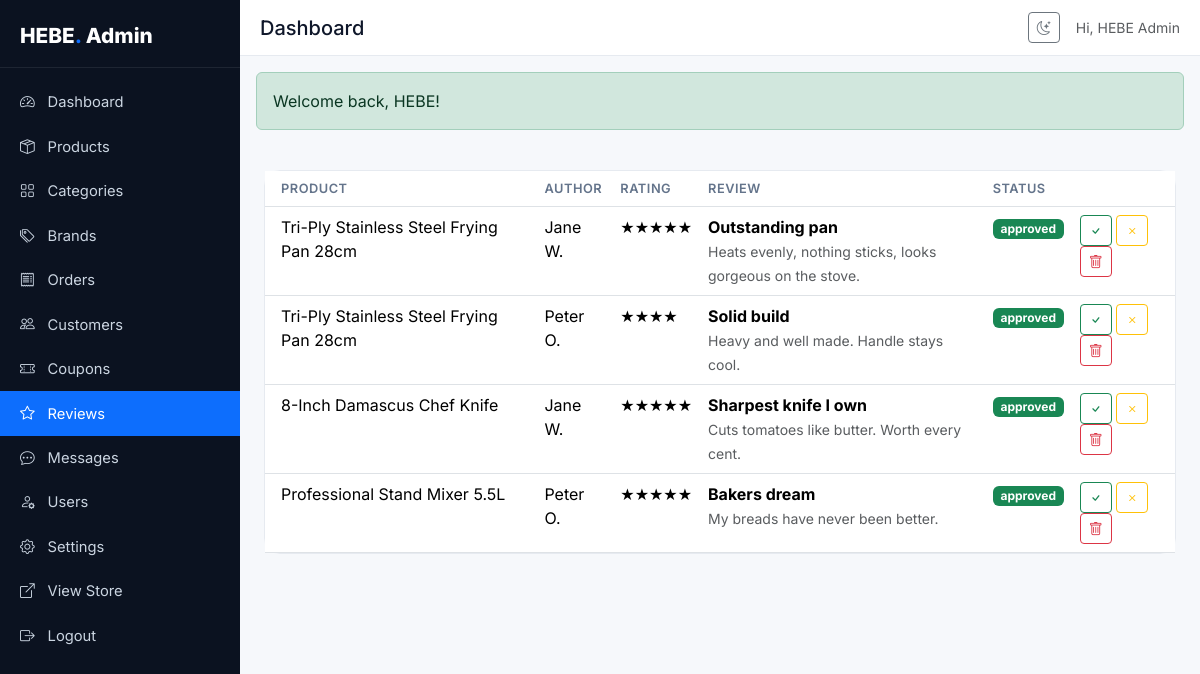
Screenshot of /admin/reviews.php (signed in) with the database file from the repository.
### tables this page shows
CREATE TABLE users (
    id INT AUTO_INCREMENT PRIMARY KEY,
    name VARCHAR(120) NOT NULL,
    email VARCHAR(160) NOT NULL UNIQUE,
    password VARCHAR(255) NOT NULL,
    phone VARCHAR(30) DEFAULT NULL,
    role ENUM('admin','customer') NOT NULL DEFAULT 'customer',
    avatar VARCHAR(255) DEFAULT NULL,
    email_verified TINYINT(1) NOT NULL DEFAULT 0,
    verify_token VARCHAR(64) DEFAULT NULL,
    reset_token VARCHAR(64) DEFAULT NULL,
    reset_expires DATETIME DEFAULT NULL,
    remember_token VARCHAR(64) DEFAULT NULL,
    status ENUM('active','suspended') NOT NULL DEFAULT 'active',
    created_at TIMESTAMP DEFAULT CURRENT_TIMESTAMP,
    INDEX idx_role (role)
);

CREATE TABLE reviews (
    id INT AUTO_INCREMENT PRIMARY KEY,
    product_id INT NOT NULL,
    user_id INT DEFAULT NULL,
    author_name VARCHAR(120) NOT NULL,
    rating TINYINT NOT NULL,
    title VARCHAR(160) DEFAULT NULL,
    body TEXT,
    status ENUM('pending','approved','rejected') NOT NULL DEFAULT 'approved',
    created_at TIMESTAMP DEFAULT CURRENT_TIMESTAMP,
    FOREIGN KEY (product_id) REFERENCES products(id) ON DELETE CASCADE,
    FOREIGN KEY (user_id) REFERENCES users(id) ON DELETE SET NULL,
    INDEX idx_product (product_id)
);

CREATE TABLE products (
    id INT AUTO_INCREMENT PRIMARY KEY,
    name VARCHAR(200) NOT NULL,
    slug VARCHAR(220) NOT NULL UNIQUE,
    sku VARCHAR(60) NOT NULL UNIQUE,
    barcode VARCHAR(60) DEFAULT NULL,
    category_id INT DEFAULT NULL,
    brand_id INT DEFAULT NULL,
    description TEXT,
    specifications TEXT,
    price DECIMAL(10,2) NOT NULL DEFAULT 0,
    discount_price DECIMAL(10,2) DEFAULT NULL,
    stock INT NOT NULL DEFAULT 0,
    weight DECIMAL(8,2) DEFAULT NULL,
    dimensions VARCHAR(80) DEFAULT NULL,
    image VARCHAR(255) DEFAULT NULL,
    rating DECIMAL(3,2) NOT NULL DEFAULT 0,
    reviews_count INT NOT NULL DEFAULT 0,
    tags VARCHAR(255) DEFAULT NULL,
    featured TINYINT(1) NOT NULL DEFAULT 0,
    bestseller TINYINT(1) NOT NULL DEFAULT 0,
    status TINYINT(1) NOT NULL DEFAULT 1,
    created_at TIMESTAMP DEFAULT CURRENT_TIMESTAMP,
    INDEX idx_cat (category_id),
    INDEX idx_brand (brand_id),
    INDEX idx_featured (featured),
    INDEX idx_status (status),
    FULLTEXT KEY ft_name_desc (name, description),
    FOREIGN KEY (category_id) REFERENCES categories(id) ON DELETE SET NULL,
    FOREIGN KEY (brand_id) REFERENCES brands(id) ON DELETE SET NULL
);

### includes/helpers.php (called while the page is built, shortened)
<?php
function e(?string $v): string { return htmlspecialchars($v ?? '', ENT_QUOTES, 'UTF-8'); }
function url(string $path = ''): string {
    $path = ltrim($path, '/');
    if ($path === '') return rtrim(BASE_URL, '/');
    return rtrim(BASE_URL, '/') . '/' . $path;
}
function asset(string $path): string {
    return url('assets/' . ltrim($path, '/'));
}
function flash(string $key, ?string $msg = null): ?string {
    $m = $_SESSION['_flash'][$key] ?? null;
    return $m;
}

### config/database.php (called while the page is built)
<?php
class Database
{
    private static ?PDO $pdo = null;
    public static function getInstance(): PDO
    {
        if (self::$pdo === null) {
            $dsn = 'mysql:host=' . DB_HOST . ';dbname=' . DB_NAME . ';charset=' . DB_CHARSET;
            $options = [
                PDO::ATTR_ERRMODE            => PDO::ERRMODE_EXCEPTION,
                PDO::ATTR_DEFAULT_FETCH_MODE => PDO::FETCH_ASSOC,
                PDO::ATTR_EMULATE_PREPARES   => false,
            ];
            try {
                self::$pdo = new PDO($dsn, DB_USER, DB_PASS, $options);
            } catch (PDOException $e) {
                if (APP_ENV === 'development') {
                    die('DB Connection failed: ' . $e->getMessage());
                }
                die('Service temporarily unavailable.');
            }
        }
        return self::$pdo;
    }
}
function db(): PDO { return Database::getInstance(); }

### includes/auth.php (called while the page is built, shortened)
<?php
function current_user(): ?array {
    static $cache = null;
    if ($cache !== null && $cache['id'] == $_SESSION['user_id']) return $cache;
    $stmt = db()->prepare('SELECT id, name, email, role, avatar, created_at FROM users WHERE id = ? LIMIT 1');
    $stmt->execute([$_SESSION['user_id']]);
    $cache = $stmt->fetch() ?: null;
    return $cache;
}
function is_logged_in(): bool { return current_user() !== null; }
function require_login(): void {
    if (!is_logged_in()) {
        $_SESSION['_redirect_after_login'] = $_SERVER['REQUEST_URI'] ?? '/';
        flash('error', 'Please log in to continue.');
        redirect('auth/login.php');
    }
}
function require_admin(): void {
    require_login();
}

### models/Catalog.php (called while the page is built, shortened)
<?php
class Review {
    public function all(): array {
        return db()->query('SELECT r.*, p.name AS product_name FROM reviews r LEFT JOIN products p ON p.id=r.product_id ORDER BY r.created_at DESC')->fetchAll();
    }
}

### admin/reviews.php (the view, shortened to what this page needs)
<?php
require_once __DIR__ . '/../includes/admin_header.php';
require_once __DIR__ . '/../models/Catalog.php';
$rm = new Review();
$rows = $rm->all();
?>
<div class="admin-card"><table class="table table-clean mb-0">
  <thead><tr><th class="ps-3">Product</th><th>Author</th><th>Rating</th><th>Review</th><th>Status</th><th></th></tr></thead>
  <tbody><?php foreach ($rows as $r): ?>
    <tr>
      <td class="ps-3"><?= e($r['product_name']) ?></td>
      <td><?= e($r['author_name']) ?></td>
      <td><?= str_repeat('★', (int)$r['rating']) ?></td>
      <td style="max-width:340px"><strong><?= e($r['title']) ?></strong><br><small class="text-muted"><?= e(mb_strimwidth($r['body'], 0, 120, '…')) ?></small></td>
      <td><span class="badge text-bg-<?= $r['status']==='approved'?'success':($r['status']==='pending'?'warning':'secondary') ?>"><?= e($r['status']) ?></span></td>
      <td>
        <form method="post" class="d-inline"><button class="btn btn-sm btn-outline-success" title="Approve"><i class="bi bi-check"></i></button></form>
        <form method="post" class="d-inline"><button class="btn btn-sm btn-outline-warning"><i class="bi bi-x"></i></button></form>
        <form method="post" class="d-inline" data-confirm="Delete?"><button class="btn btn-sm btn-outline-danger"><i class="bi bi-trash"></i></button></form>
      </td>
    </tr>
  <?php endforeach; ?></tbody>
</table></div>
<?php require_once __DIR__ . '/../includes/admin_footer.php'; ?>

### includes/admin_header.php (shortened to what this page needs)
<?php
require_admin();
require_once __DIR__ . '/../models/Order.php';
require_once __DIR__ . '/../models/Catalog.php';
$current = basename($_SERVER['PHP_SELF']);
?>
<!DOCTYPE html>
<html lang="en">
<head>
<link href="https://cdn.jsdelivr.net/npm/bootstrap@5.3.3/dist/css/bootstrap.min.css" rel="stylesheet">
<link href="https://cdn.jsdelivr.net/npm/bootstrap-icons@1.11.3/font/bootstrap-icons.css" rel="stylesheet">
<link href="<?= asset('css/admin.css') ?>" rel="stylesheet">
</head>
<body class="admin-body">
<aside class="admin-sidebar">
  <div class="admin-brand"><a href="<?= url('admin/index.php') ?>">HEBE<span>.</span> Admin</a></div>
  <nav class="admin-nav">
    <a href="<?= url('admin/index.php') ?>" class="<?= $current==='index.php'?'active':'' ?>"><i class="bi bi-speedometer2"></i> Dashboard</a>
    <a href="<?= url('admin/products.php') ?>" class="<?= $current==='products.php'?'active':'' ?>"><i class="bi bi-box-seam"></i> Products</a>
    <a href="<?= url('admin/categories.php') ?>" class="<?= $current==='categories.php'?'active':'' ?>"><i class="bi bi-grid"></i> Categories</a>
    <a href="<?= url('admin/brands.php') ?>" class="<?= $current==='brands.php'?'active':'' ?>"><i class="bi bi-tags"></i> Brands</a>
    <a href="<?= url('admin/orders.php') ?>" class="<?= $current==='orders.php'?'active':'' ?>"><i class="bi bi-receipt"></i> Orders</a>
    <a href="<?= url('admin/customers.php') ?>" class="<?= $current==='customers.php'?'active':'' ?>"><i class="bi bi-people"></i> Customers</a>
    <a href="<?= url('admin/coupons.php') ?>" class="<?= $current==='coupons.php'?'active':'' ?>"><i class="bi bi-ticket-perforated"></i> Coupons</a>
    <a href="<?= url('admin/reviews.php') ?>" class="<?= $current==='reviews.php'?'active':'' ?>"><i class="bi bi-star"></i> Reviews</a>
    <a href="<?= url('admin/messages.php') ?>" class="<?= $current==='messages.php'?'active':'' ?>"><i class="bi bi-chat-dots"></i> Messages </a>
    <a href="<?= url('admin/users.php') ?>" class="<?= $current==='users.php'?'active':'' ?>"><i class="bi bi-person-gear"></i> Users</a>
    <a href="<?= url('admin/settings.php') ?>" class="<?= $current==='settings.php'?'active':'' ?>"><i class="bi bi-gear"></i> Settings</a>
    <a href="<?= url('/') ?>" target="_blank"><i class="bi bi-box-arrow-up-right"></i> View Store</a>
    <a href="<?= url('auth/logout.php') ?>"><i class="bi bi-box-arrow-right"></i> Logout</a>
  </nav>
</aside>
<div class="admin-main">
  <header class="admin-topbar">
    <h1 class="admin-title h5 mb-0"><?= e($pageTitle ?? 'Dashboard') ?></h1>
    <div class="ms-auto d-flex align-items-center gap-3">
      <button class="btn btn-sm btn-outline-secondary" id="darkToggle"><i class="bi bi-moon-stars"></i></button>
      <span class="text-muted small d-none d-md-inline">Hi, <?= e(current_user()['name']) ?></span>
    </div>
  </header>
  <?php if ($m = flash('success')): ?><div class="alert alert-success m-3"><?= e($m) ?></div><?php endif; ?>
  <div class="admin-content p-3 p-md-4">

### assets/css/admin.css (style rules this page uses)
:root { --side-bg:#0b1220; --side-text:#cbd5e1; --side-active:#0D6EFD; --content-bg:#f6f8fb; --card-bg:#fff; --border:#e6eaf0; --text:#0f172a; --muted:#64748b; }
body.admin-body { font-family:'Inter',system-ui,sans-serif;margin:0;background:var(--content-bg);color:var(--text) }
.admin-sidebar { position:fixed;top:0;left:0;width:240px;height:100vh;background:var(--side-bg);color:var(--side-text);padding:1.25rem 0;overflow:auto;transition:transform .3s }
.admin-brand { padding:0 1.25rem 1rem;border-bottom:1px solid rgba(255,255,255,.08);margin-bottom:.75rem }
.admin-brand a { color:#fff;font-weight:800;font-size:1.3rem;text-decoration:none }
.admin-brand span { color:var(--side-active) }
.admin-nav a { display:flex;align-items:center;gap:.6rem;padding:.7rem 1.25rem;color:var(--side-text);text-decoration:none;font-size:.92rem }
.admin-nav a.active { background:var(--side-active);color:#fff }
.admin-nav a i { width:18px }
.admin-main { margin-left:240px;min-height:100vh;display:flex;flex-direction:column }
.admin-topbar { display:flex;align-items:center;gap:.5rem;padding:.75rem 1.25rem;background:#fff;border-bottom:1px solid var(--border);position:sticky;top:0;z-index:10 }
.admin-content { flex:1 }
.admin-card { background:#fff;border:1px solid var(--border);border-radius:1rem }
.table-clean th { font-size:.8rem;text-transform:uppercase;letter-spacing:.04em;color:var(--muted);font-weight:600 }

### rows the page displays
users: name "HEBE Admin"
reviews: product.name "Tri-Ply Stainless Steel Frying Pan 28cm", author_name "Jane W.", rating "★★★★★", title "Outstanding pan", body "Heats evenly, nothing sticks, looks gorgeous on the stove.", status "approved"
reviews: product.name "Tri-Ply Stainless Steel Frying Pan 28cm", author_name "Peter O.", rating "★★★★", title "Solid build", body "Heavy and well made. Handle stays cool.", status "approved"
reviews: product.name "8-Inch Damascus Chef Knife", author_name "Jane W.", rating "★★★★★", title "Sharpest knife I own", body "Cuts tomatoes like butter. Worth every cent.", status "approved"
reviews: product.name "Professional Stand Mixer 5.5L", author_name "Peter O.", rating "★★★★★", title "Bakers dream", body "My breads have never been better.", status "approved"

### other values shown
$pageTitle "Dashboard"
$m "Welcome back, HEBE!"
